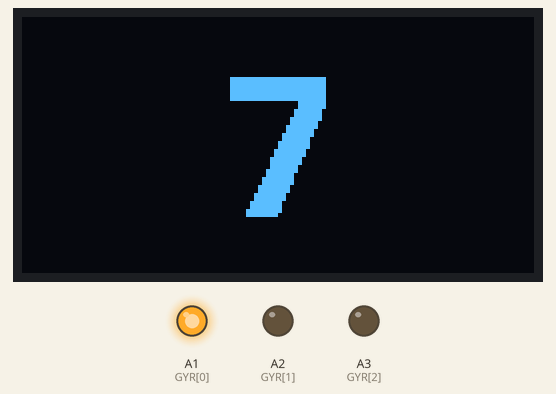
Recording of a sketch running on a simulated Arduino Uno, built with avr-gcc and run on an emulated ATmega328P. Shown: 128×64 one-colour display, output pins drawn as LEDs (lit = HIGH).

Above: at 0.1 s.
At 4.2 s:
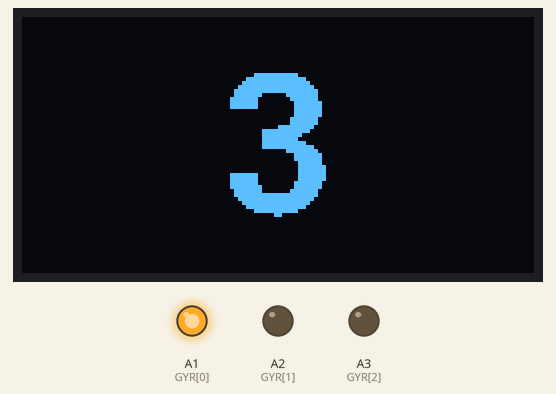
At 8.4 s:
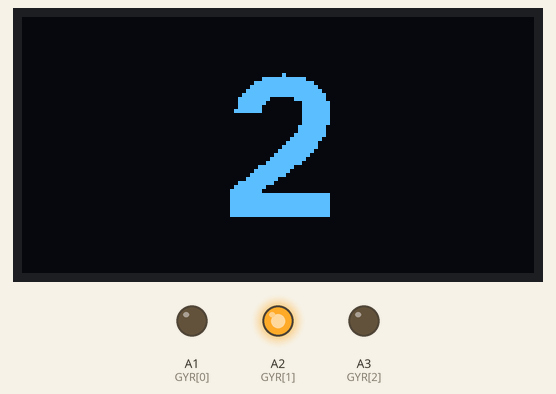
At 15.6 s:
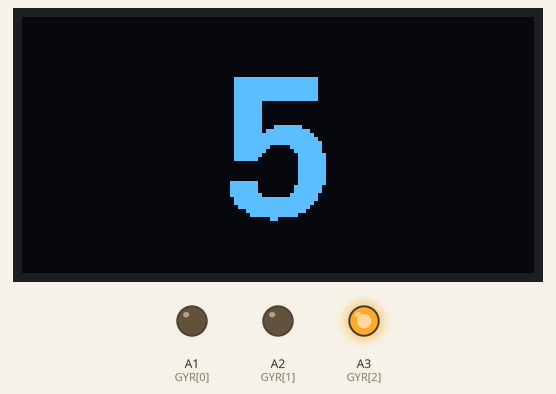
At 22.9 s:
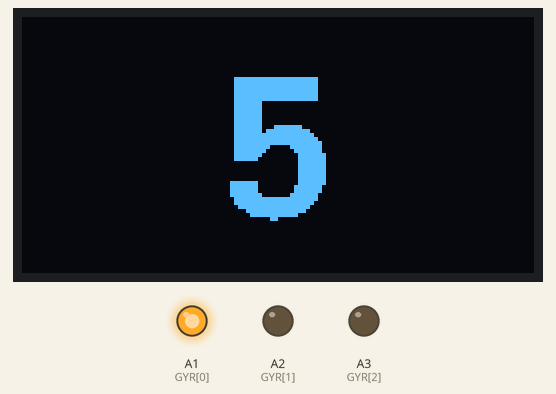
At 38.4 s:
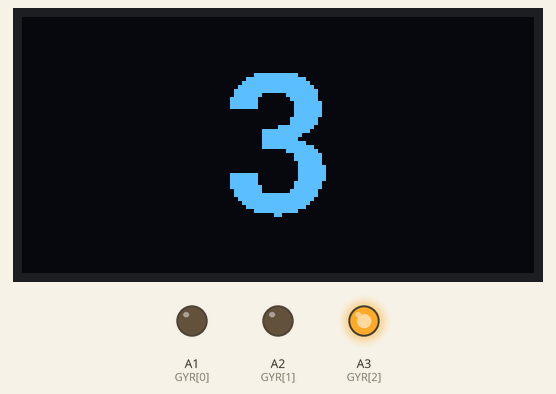
Timing chart, 0 to 39.9 s (numbered marks = the images above):
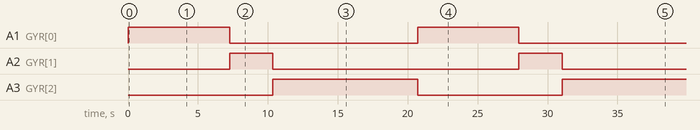

Measured:
- by itself, A1 (GYR[0]): HIGH → LOW at 7.3 s, → HIGH 13.4 s later, → LOW 7.2 s later
- by itself, A2 (GYR[1]): alternates HIGH for 3.1 s and LOW for 17.6 s
- by itself, A3 (GYR[2]): LOW → HIGH at 10.4 s, → LOW 10.3 s later, → HIGH 10.3 s later
- what the display in image 1 shows lasts 1.0 s, from 4.2 s to 5.2 s

The sketch:

main.ino
```cpp
/*
  程序25.1
  作者：Ardui.Co
  效果：1306 OLED 显示 Hello World
*/
#include <Arduino.h>
#include <U8g2lib.h>
#include <Wire.h>
// Please UNCOMMENT one of the contructor lines below
// U8g2 Contructor List (Frame Buffer)
// The complete list is available here: https://github.com/olikraus/u8g2/wiki/u8g2setupcpp
// Please update the pin numbers according to your setup. Use U8X8_PIN_NONE if the reset pin is not connected
//U8G2_SSD1306_128X64_NONAME_F_4W_SW_SPI u8g2(U8G2_R0, /* clock=*/ 13, /* data=*/ 11, /* cs=*/ 10, /* dc=*/ 9, /* reset=*/ 8);
//U8G2_SSD1306_128X64_NONAME_F_4W_HW_SPI u8g2(U8G2_R0, /* cs=*/ 12, /* dc=*/ 4, /* reset=*/ 6); // Arduboy (Production, Kickstarter Edition)
//U8G2_SSD1306_128X64_NONAME_F_4W_HW_SPI u8g2(U8G2_R0, /* cs=*/ 10, /* dc=*/ 9, /* reset=*/ 8);
//U8G2_SSD1306_128X64_NONAME_F_3W_SW_SPI u8g2(U8G2_R0, /* clock=*/ 13, /* data=*/ 11, /* cs=*/ 10, /* reset=*/ 8);
//U8G2_SSD1306_128X64_NONAME_F_HW_I2C u8g2(U8G2_R0, /* reset=*/ U8X8_PIN_NONE);
//U8G2_SSD1306_128X64_NONAME_F_SW_I2C u8g2(U8G2_R0, /* clock=*/ 13, /* data=*/ 11, /* reset=*/ 8);
U8G2_SSD1306_128X64_NONAME_F_SW_I2C u8g2(U8G2_R0, /* clock=*/ SCL, /* data=*/ SDA, /* reset=*/ U8X8_PIN_NONE); // All Boards without Reset of the Display
//U8G2_SSD1306_128X64_NONAME_F_6800 u8g2(U8G2_R0, 13, 11, 2, 3, 4, 5, 6, A4, /*enable=*/ 7, /*cs=*/ 10, /*dc=*/ 9, /*reset=*/ 8);
//U8G2_SSD1306_128X64_NONAME_F_8080 u8g2(U8G2_R0, 13, 11, 2, 3, 4, 5, 6, A4, /*enable=*/ 7, /*cs=*/ 10, /*dc=*/ 9, /*reset=*/ 8);
//U8G2_SSD1306_128X64_VCOMH0_F_4W_HW_SPI u8g2(U8G2_R0, /* cs=*/ 10, /* dc=*/ 9, /* reset=*/ 8); // same as the NONAME variant, but maximizes setContrast() range
//U8G2_SH1106_128X64_NONAME_F_4W_HW_SPI u8g2(U8G2_R0, /* cs=*/ 10, /* dc=*/ 9, /* reset=*/ 8);
//U8G2_SH1106_128X64_VCOMH0_F_4W_HW_SPI u8g2(U8G2_R0, /* cs=*/ 10, /* dc=*/ 9, /* reset=*/ 8); // same as the NONAME variant, but maximizes setContrast() range
//U8G2_SSD1306_128X32_UNIVISION_F_SW_I2C u8g2(U8G2_R0, /* clock=*/ 21, /* data=*/ 20, /* reset=*/ U8X8_PIN_NONE); // Adafruit Feather M0 Basic Proto + FeatherWing OLED
//U8G2_SSD1306_128X32_UNIVISION_F_SW_I2C u8g2(U8G2_R0, /* clock=*/ SCL, /* data=*/ SDA, /* reset=*/ U8X8_PIN_NONE); // Adafruit Feather ESP8266/32u4 Boards + FeatherWing OLED
//U8G2_SSD1306_128X32_UNIVISION_F_HW_I2C u8g2(U8G2_R0, /* reset=*/ U8X8_PIN_NONE); // Adafruit ESP8266/32u4/ARM Boards + FeatherWing OLED
//U8G2_SSD1306_128X32_UNIVISION_F_HW_I2C u8g2(U8G2_R0, /* reset=*/ U8X8_PIN_NONE, /* clock=*/ SCL, /* data=*/ SDA); // pin remapping with ESP8266 HW I2C
//U8G2_SSD1306_64X48_ER_F_HW_I2C u8g2(U8G2_R0, /* reset=*/ U8X8_PIN_NONE); // EastRising 0.66" OLED breakout board, Uno: A4=SDA, A5=SCL, 5V powered
//U8G2_SSD1322_NHD_256X64_F_4W_SW_SPI u8g2(U8G2_R0, /* clock=*/ 13, /* data=*/ 11, /* cs=*/ 10, /* dc=*/ 9, /* reset=*/ 8); // Enable U8G2_16BIT in u8g2.h
//U8G2_SSD1322_NHD_256X64_F_4W_HW_SPI u8g2(U8G2_R0, /* cs=*/ 10, /* dc=*/ 9, /* reset=*/ 8); // Enable U8G2_16BIT in u8g2.h
//U8G2_SSD1325_NHD_128X64_F_4W_SW_SPI u8g2(U8G2_R0, /* clock=*/ 13, /* data=*/ 11, /* cs=*/ 10, /* dc=*/ 9, /* reset=*/ 8);
//U8G2_SSD1325_NHD_128X64_F_4W_HW_SPI u8g2(U8G2_R0, /* cs=*/ 10, /* dc=*/ 9, /* reset=*/ 8);
//......

const int GYR[] = {A1, A2, A3};
const int SECONDS[] = {7, 3, 10};

int TIMER = SECONDS[0];
int LOOP = 0;

void setup(void) {
 u8g2.begin();
 u8g2.setFont(u8g2_font_fub35_tr); // 设置字体
 for(int i=0; i < 3; i++) {
   pinMode(GYR[i], OUTPUT);
 }
 digitalWrite(GYR[0], HIGH);
}


void loop(void) {
 u8g2.clearBuffer(); //清除模组的缓存
 u8g2.drawStr(50, 50, String(TIMER).c_str()); // 设置坐标 x=0，y=20 输出内容，0表示最左端
 u8g2.sendBuffer(); // 将缓存输出到屏幕
 delay(1000);
 if(--TIMER == 0){
   //
   digitalWrite(GYR[LOOP%3], LOW);
   LOOP ++;
   digitalWrite(GYR[LOOP%3], HIGH);
   TIMER = SECONDS[LOOP%3];
 }
}
```
